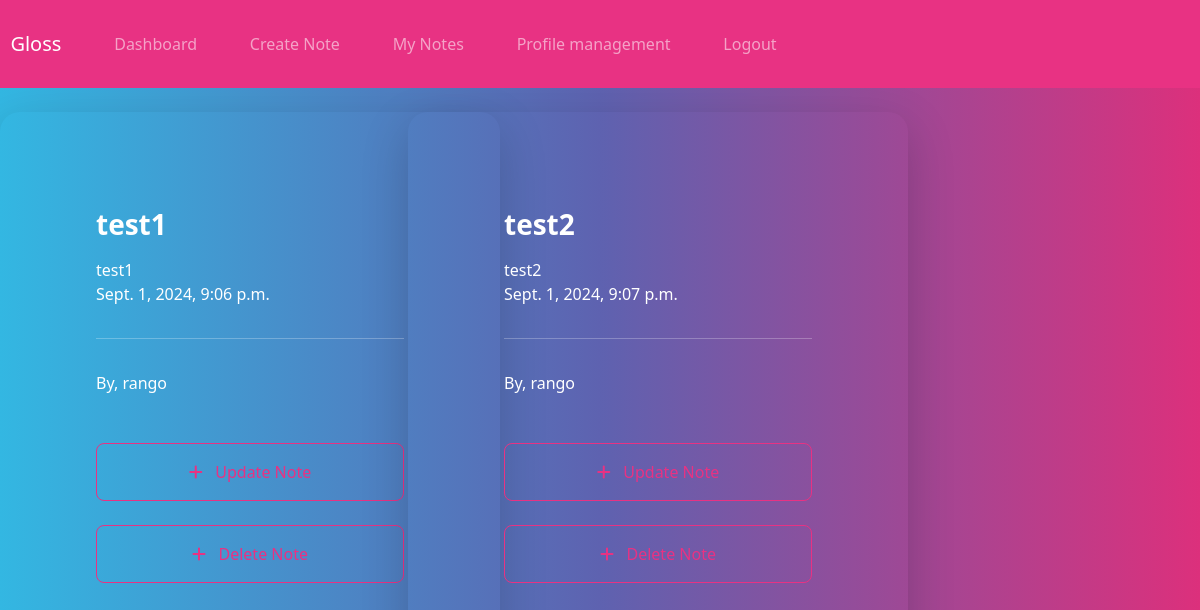
Page /my-notes (signed in) on the committed database.
### note/models.py (models this page shows)
class Note(models.Model):
    title = models.CharField(max_length=150)
    content = models.CharField(max_length=400)
    date_posted = models.DateTimeField(auto_now_add=True)
    user = models.ForeignKey(User, max_length=10, on_delete=models.CASCADE, null=True)

### note/views.py (the view)
# urls.py: path('my-notes', views.my_notes, name='my-notes'),
@login_required(login_url='my-login')
def my_notes(request):
    current_user = request.user.id
    note = Note.objects.all().filter(user=current_user)
    context = {'AllNotes': note}
    return render(request, 'note/my-notes.html', context)

### note/templates/note/my-notes.html (shortened to what this page needs)
{% extends 'note/navbar.html' %}
{% load static %}
{% block content %}
  <br />
  <div class="row gy-4 row-cols-1 row-cols-md-2 row-cols-xl-3">
    {% for note in AllNotes %}
      <div class="col">
        <div class="container bg-tertiary shadow-lg p-5 form-layout">
          <h3>{{ note.title }}</h3>
          {{ note.content }}
          <br />
          {{ note.date_posted }}
          <br />
          <hr />By, {{ note.user }}
          <br />
          <br />
          <br />
          <a class="btn btn-outline-primary btn-md w-100 btn-block p-2" href="{% url 'update-note' note.id %}"><i class="fa fa-plus" aria-hidden="true"></i> &nbsp; Update Note</a>
          <br />
          <br />
          <a class="btn btn-outline-primary btn-md w-100 btn-block p-2" href="{% url 'delete-note' note.id %}"><i class="fa fa-plus" aria-hidden="true"></i> &nbsp; Delete Note</a>
        </div>
      </div>
    {% endfor %}
  </div>
  <br />
{% endblock %}

### static/css/styles.css (style rules this page uses)
.form-layout { border-radius: 20px; width: 500px; }

### rows in the picture
Note: title "test1", content "test1", date_posted "Sept. 1, 2024, 9:06 p.m.", user "rango"
Note: title "test2", content "test2", date_posted "Sept. 1, 2024, 9:07 p.m.", user "rango"
